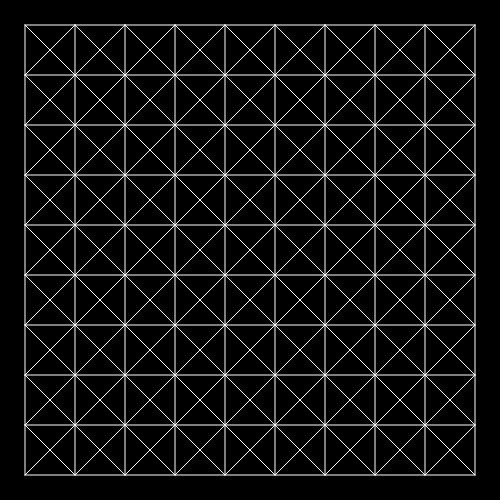
Frame 1 (no input)
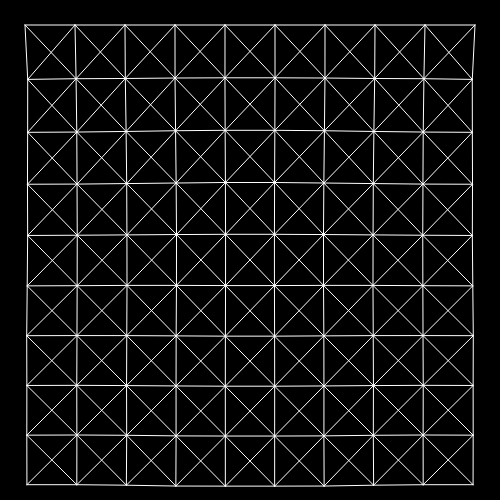
Frame 60 (no input)
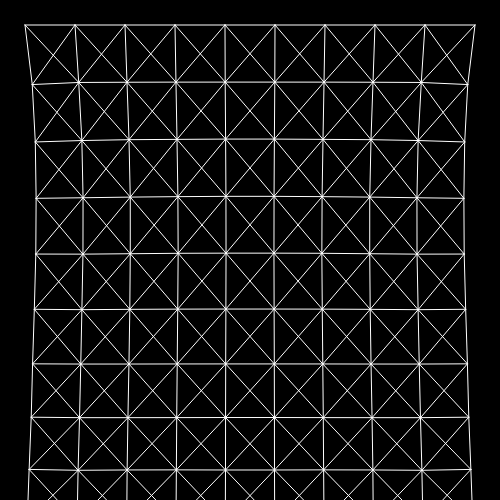
Frame 120 (the mouse pressed at the canvas centre since frame 60)

The p5.js sketch that drew these frames (run headless with seeded random() and noise() and a simulated clock; from frame 60 on, the mouse is pressed at the canvas centre):

// p5.js sketch
// ── sketch.js
let cloth;
const GRAVITY = 0.5;

function setup() {
  createCanvas(500, 500);
  background(0);
  cloth = new Cloth();
}

function draw() {
  background(0);
  cloth.update();
}

class Cloth {
  constructor() {
    this.particles = [];
    this.sticks = [];
    this.gridNumber = 10;

    this.createCloth();
  }

  createCloth() {
    for(let j=0; j<this.gridNumber; j++) {
      for(let i=0; i<this.gridNumber; i++) {
        let x = i * 50 + 25;
        let y = j * 50 + 25;
        let isPinned = false;
        let p = new VerletPoint(createVector(x, y));
        this.particles.push(p);
        if(j==0) {
          p.pinTo = createVector(x, y);
        }
      }
    }

    for(let i=0; i<this.gridNumber*this.gridNumber; i++) {
      let col = i%this.gridNumber;
      let row = floor(i/this.gridNumber);
      let stick;

      // Horizontal Sticks
      if(col < this.gridNumber-1) {
        stick = new VerletStick(this.particles[i], this.particles[i+1]);
        this.sticks.push(stick);
      }

      // Vertical Sticks
      if(row < this.gridNumber-1) {
        stick = new VerletStick(this.particles[i], this.particles[i+this.gridNumber]);
        this.sticks.push(stick);
      }

      // Shear Sticks Left to Right
      if(col < this.gridNumber-1 && row < this.gridNumber-1) {
        stick = new VerletStick(this.particles[i], this.particles[i+this.gridNumber+1]);
        this.sticks.push(stick);
      }

      // Shear Sticks Right to Left
      if(row > 0 && col < this.gridNumber-1 && row < this.gridNumber) {
        stick = new VerletStick(this.particles[i], this.particles[i-this.gridNumber+1]);
        this.sticks.push(stick);
      }
    }
  }

  update() {
    for(let i=this.sticks.length-1; i>=0; i--) {
      let a = this.sticks[i].a;
      let b = this.sticks[i].b;
      let f = p5.Vector.sub(a.pos, b.pos);
      let d = f.mag();
      let stretch = (this.sticks[i].length - d) / d;

      f.mult(-1 * stretch * 0.1);
      a.applyForce(f);
      f.mult(-1);
      b.applyForce(f);

      this.sticks[i].update();
      this.sticks[i].draw();
    }

    for(let i=this.particles.length-1; i>=0; i--) {
      this.particles[i].applyForce(createVector(0, GRAVITY));
      this.particles[i].update();
      // this.particles[i].draw();
    }
  }
}

class VerletPoint {
  constructor(pos) {
    this.pos = pos;
    this.prevPos = pos;
    this.pinPos = pos;
    this.size = 10;
    this.isPinned = false;
    this.acc = createVector(0, 0);
  }

  update() {
    let vel = p5.Vector.sub(this.pos, this.prevPos);
    this.prevPos = this.pos.copy();
    vel.add(this.acc);
    this.pos.add(vel);
    this.acc.mult(0);

    if(this.isPinned) {
      this.pos = this.pinPos.copy();
    }
  }

  draw() {
    noStroke();
    fill(255);
    ellipse(this.pos.x, this.pos.y, this.size, this.size);
  }

  applyForce(frc) {
    this.acc.add(frc);
  }

  constrain() {
    this.pos.x = max(0, min(width, this.pos.x));
    this.pos.y = max(0, min(height, this.pos.y));
  }

  set pinTo(pos) {
    this.isPinned = true;
    this.pinPos = pos.copy();
  }

  set position(pos) {
    this.pos = pos;
    this.prevPos = pos;
  }

  set velocity(vel) {
    this.prevPos = p5.Vector.sub(this.pos, vel);
  }
}

class VerletStick {
  constructor(a, b, l) {
    this.a = a;
    this.b = b;
    this.k = 0.4;
    if(!l) {
      let d = p5.Vector.sub(this.b.pos, this.a.pos);
      l = d.mag();
    }
    this.length = l;
  }

  update() {
    let f = p5.Vector.sub(this.a.pos, this.b.pos);
    let d = f.mag();
    let stretch = d - this.length;
    f.normalize();
    f.mult(-1 * this.k * stretch);
    this.a.applyForce(f);
    f.mult(-1);
    this.b.applyForce(f);
  }

  draw() {
    stroke(255);
    line(this.a.pos.x, this.a.pos.y, this.b.pos.x, this.b.pos.y);
  }
}
